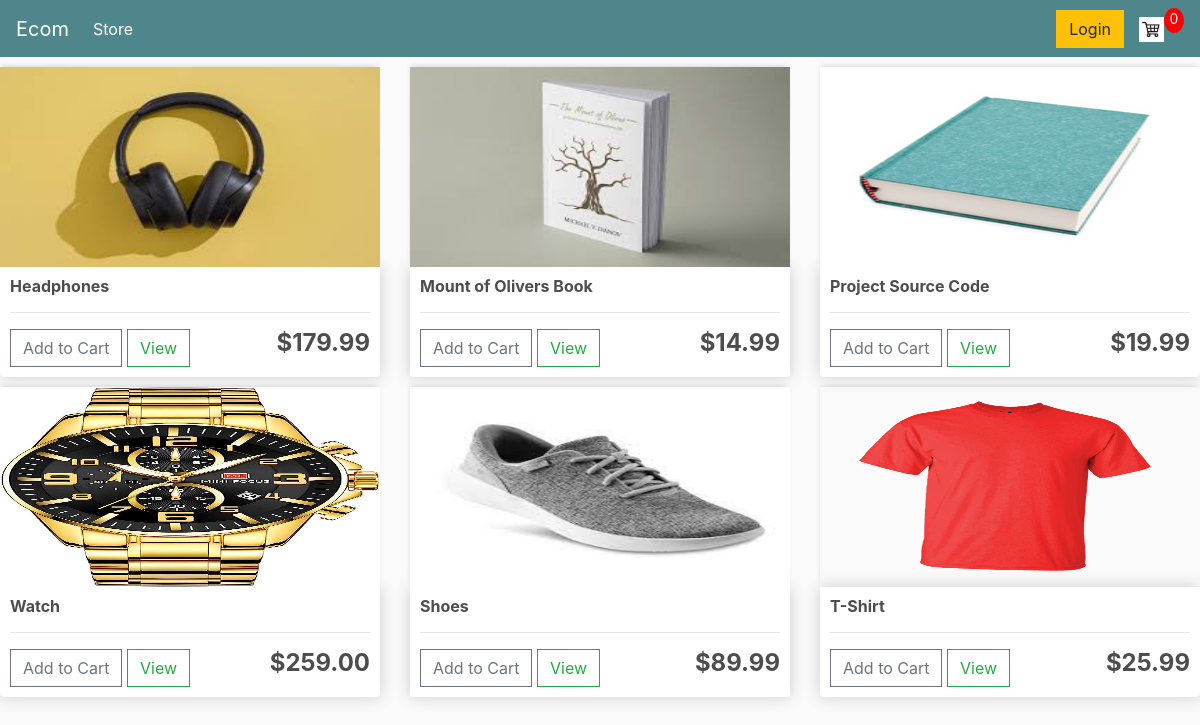
/store/, run on the app's committed database.
### store/models.py (models this page shows, shortened)
class Product(models.Model):
    name = models.CharField(max_length=200,null=True)
    price = models.DecimalField(null=True,max_digits=7,decimal_places=2)
    digital = models.BooleanField(default=False)
    image = models.ImageField(null=True,blank=True)
    @property
    def imageURL(self):
        try:
            url = self.image.url
        except:
            url= ''
        return url

### store/views.py (the view)
# urls.py: path('',include("store.urls")),
def store(request):
    cookiedata = cookieData(request)
    cartItem = cookiedata['cartItem']
    products = Product.objects.all()
    context = {'products': products,"cartItem":cartItem}
    return render(request,'store.html',context)

### store/utils.py (called while the page is built, shortened)
def cookieCart(request):
    try:
            cart = json.loads(request.COOKIES['cart'])
    except:
        cart = {}
        print("CART:",cart)
    print(cart)
    order = {'totalPrice':0,'totalItems':0,'shipping':False}
    items = []
    cartItem = order['totalItems']
    return {'order':order,'items':items,"cartItem":cartItem}

def cookieData(request):
    if request.user.is_authenticated:
        customer = request.user.customer
        order ,created = Order.objects.get_or_create(customer = customer,complete = False)
        items = order.itemorder_set.all()
        cartItem = order.totalItems
    else:
        cookiedata = cookieCart(request)
        order = cookiedata['order']
        items = cookiedata['items']
        cartItem = cookiedata['cartItem']
    return {'order':order,'items':items,"cartItem":cartItem}

### store/templates/store.html
{% extends 'main.html' %}
{% load static %}
{% block content %}
<div class="row">
    {% for product in  products %}
    <div class="col-lg-4">
        <img class="thumbnail" src="{{product.imageURL}}">
        <div class="box-element product">
            <h6><strong>{{product.name}}</strong></h6>
            <hr>
            <button data-product = {{product.id}} data-action = 'add' class="btn btn-outline-secondary add-btn update-cart">Add to Cart</button>
            <a class="btn btn-outline-success " href="#">View</a>
            <h4 style="display: inline-block; float: right"><strong>${{product.price|floatformat:2}}</strong></h4>
        </div>
    </div>
    {%endfor%}
</div>
{% endblock content %}

### static/css/main.css (style rules this page uses)
body { background-color: hsl(0, 0%, 98%); }
h1, h2, h3, h4, h5, h6 { color: hsl(0, 0%, 30%); }
.box-element { box-shadow: hsl(0, 0%, 80%) 0 0 16px; background-color: #fff; border-radius: 4px; padding: 10px; }
.thumbnail { width: 100%; height: 200px; -webkit-box-shadow: -1px -3px 5px -2px rgba(214, 214, 214, 1); -moz-box-shadow: -1px -3px 5px -2px rgba(214, 214, 214, 1); box-shadow: -1px -3px 5px -2px rgba(214, 214, 214, 1); }
.product { border-radius: 0 0 4px 4px; }
.col-lg-4, .col-lg-6, .col-lg-8, .col-lg-12 { margin-top: 10px; }
.btn { border-radius: 0; }

### data on the page
Product: imageURL (picture), name "Headphones", price "179.99"
Product: imageURL (picture), name "Mount of Olivers Book", price "14.99"
Product: imageURL (picture), name "Project Source Code", price "19.99"
Product: imageURL (picture), name "Watch", price "259.00"
Product: imageURL (picture), name "Shoes", price "89.99"
Product: imageURL (picture), name "T-Shirt", price "25.99"

### other printed values
{{ cartItem }} "0"
